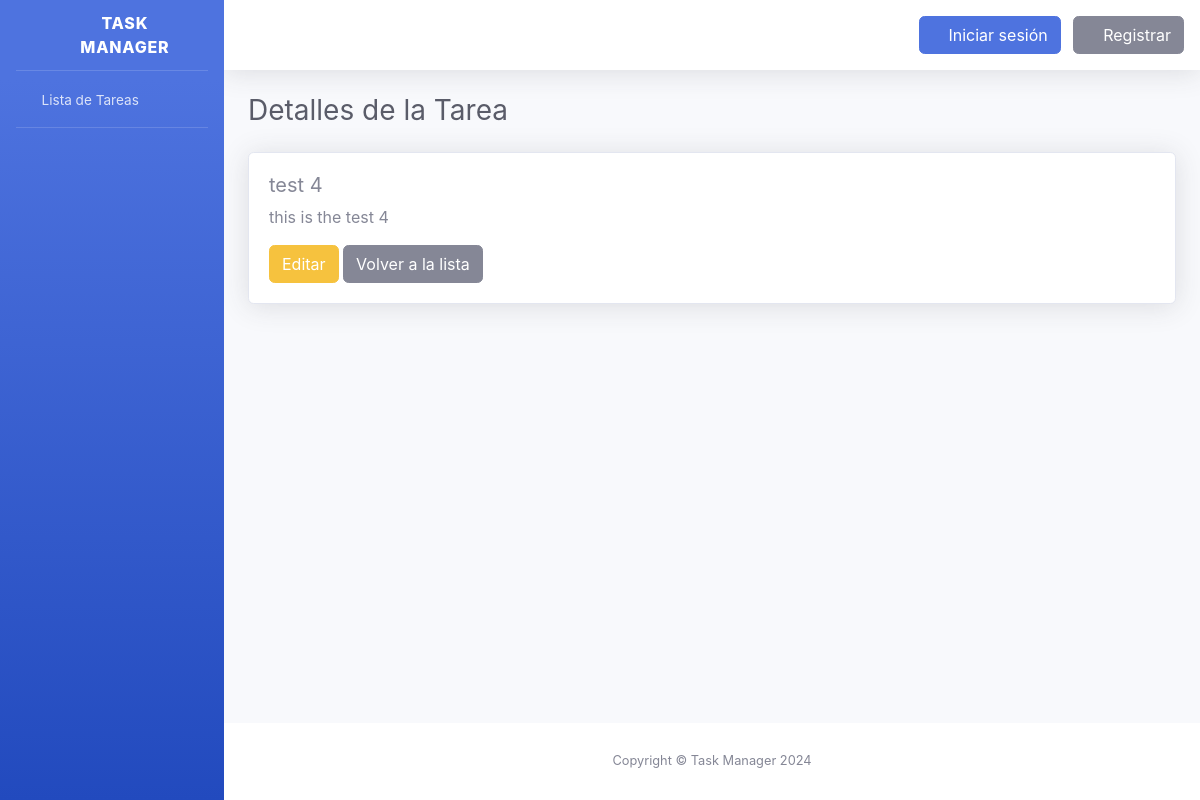
The page /task/4/ on the database as committed earlier.
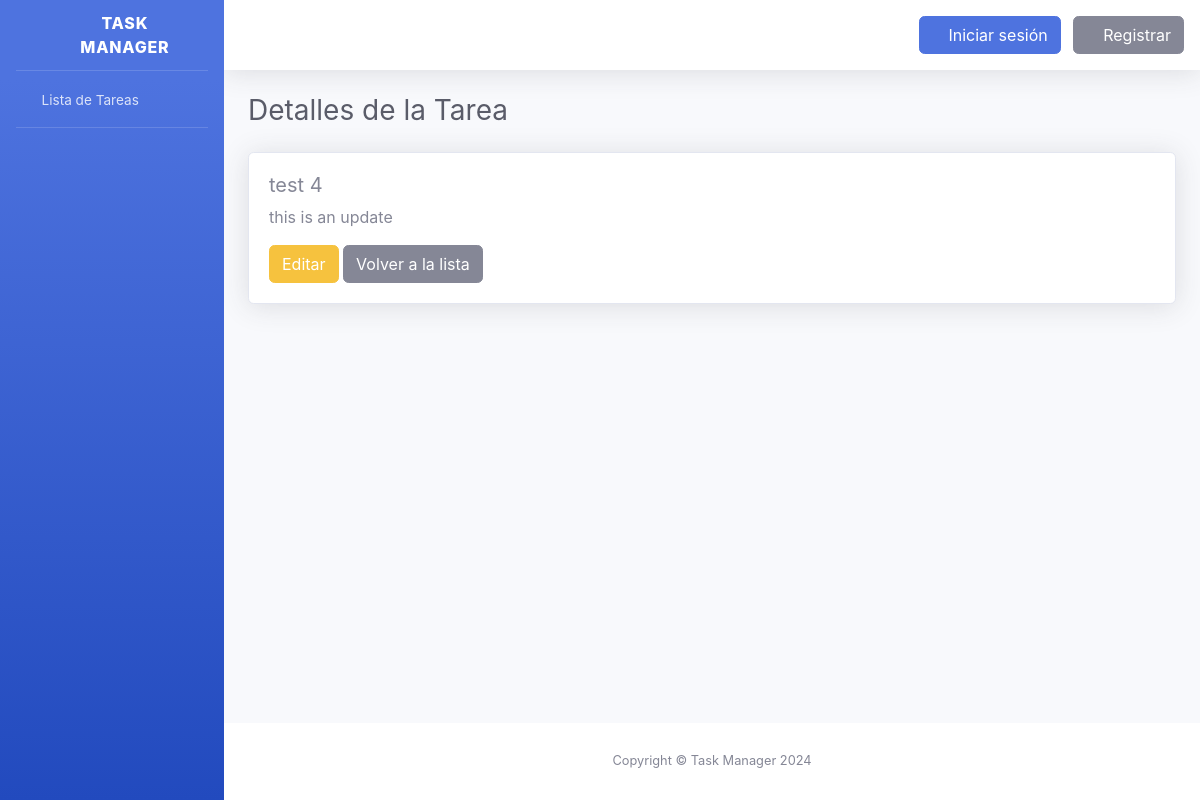
The same page on the database as committed later.
### tasks/models.py (models this page shows, shortened)
class Task(models.Model):
    title = models.CharField(max_length=255)
    description = models.TextField()
    completed = models.BooleanField(default=False)
    created_at = models.DateTimeField(auto_now_add=True)
    updated_at = models.DateTimeField(auto_now=True)

### tasks/views.py (the view)
# urls.py: path('task/<int:pk>/', views.task_detail, name='task_detail'),
def task_detail(request, pk):
    task = get_object_or_404(Task, pk=pk)
    return render(request, 'tasks/task_detail.html', {'task': task})

### tasks/templates/tasks/task_detail.html (shortened to what this page needs)
{% extends 'base.html' %}
{% block content %}
<h1 class="h3 mb-4 text-gray-800">Detalles de la Tarea</h1>
<div class="card shadow mb-4">
    <div class="card-body">
        <h5>{{ task.title }}</h5>
        <p>{{ task.description }}</p>
        <a href="{% url 'task_edit' task.pk %}" class="btn btn-warning">Editar</a>
        <a href="{% url 'task_list' %}" class="btn btn-secondary">Volver a la lista</a>
    </div>
</div>
{% endblock %}

### tasks/templates/base.html (shortened to what this page needs)
{% load static %}
<!DOCTYPE html>
<html lang="en">
<head>
    <link href="{% static 'sb_admin_2/vendor/fontawesome-free/css/all.min.css' %}" rel="stylesheet">
    <link href="{% static 'sb_admin_2/css/sb-admin-2.min.css' %}" rel="stylesheet">
</head>
<body id="page-top">
    <div id="wrapper">
        {% include 'partials/sidebar.html' %}
        <div id="content-wrapper" class="d-flex flex-column">
            <div id="content">
                {% include 'partials/topbar.html' %}
                <div class="container-fluid">
                    {% block content %}{% endblock %}
                </div>
            </div>
            {% include 'partials/footer.html' %}
        </div>
    </div>
</body>
</html>

### tasks/templates/partials/sidebar.html
<ul class="navbar-nav bg-gradient-primary sidebar sidebar-dark accordion" id="accordionSidebar">
    <a class="sidebar-brand d-flex align-items-center justify-content-center" href="{% url 'task_list' %}">
        <div class="sidebar-brand-icon rotate-n-15">
            <i class="fas fa-tasks"></i>
        </div>
        <div class="sidebar-brand-text mx-3">Task Manager</div>
    </a>
    <hr class="sidebar-divider my-0">
    <li class="nav-item">
        <a class="nav-link" href="{% url 'task_list' %}">
            <i class="fas fa-fw fa-list"></i>
            <span>Lista de Tareas</span>
        </a>
    </li>
    <hr class="sidebar-divider">
</ul>

### tasks/templates/partials/topbar.html (shortened to what this page needs)
{% load static %}
<nav class="navbar navbar-expand navbar-light bg-white topbar mb-4 static-top shadow">
    <ul class="navbar-nav ml-auto">
        {% if user.is_authenticated %}
            <li class="nav-item dropdown no-arrow">
                <a class="nav-link dropdown-toggle" href="#" id="userDropdown" role="button" data-toggle="dropdown" aria-haspopup="true" aria-expanded="false">
                    <span class="mr-2 d-none d-lg-inline text-gray-600 small">{{ user.username }}</span>
                    <img class="img-profile rounded-circle" src="{% if user.profile.image %}{% static user.profile.image.url %}{% else %}{% static 'sb_admin_2/img/undraw_profile_2.svg' %}{% endif %}">
                </a>
                <div class="dropdown-menu dropdown-menu-right shadow animated--grow-in" aria-labelledby="userDropdown">
                    <form method="post" action="{% url 'logout' %}" class="dropdown-item">
                        {% csrf_token %}
                        <button type="submit" class="btn btn-danger btn-block">Cerrar Sesión</button>
                    </form>
                </div>
            </li>
        {% else %}
            <li class="nav-item">
                <a href="{% url 'login' %}" class="btn btn-primary mr-2">
                    <i class="fas fa-sign-in-alt"></i> Iniciar sesión
                </a>
                <a href="{% url 'register' %}" class="btn btn-secondary">
                    <i class="fas fa-user-plus"></i> Registrar
                </a>
            </li>
        {% endif %}
    </ul>
</nav>

### tasks/templates/partials/footer.html
<footer class="sticky-footer bg-white">
    <div class="container my-auto">
        <div class="copyright text-center my-auto">
            <span>Copyright &copy; Task Manager 2024</span>
        </div>
    </div>
</footer>

Rows that differ between the two databases and show on the page:
changed Task "test 4": description "this is the test 4" → "this is an update"
